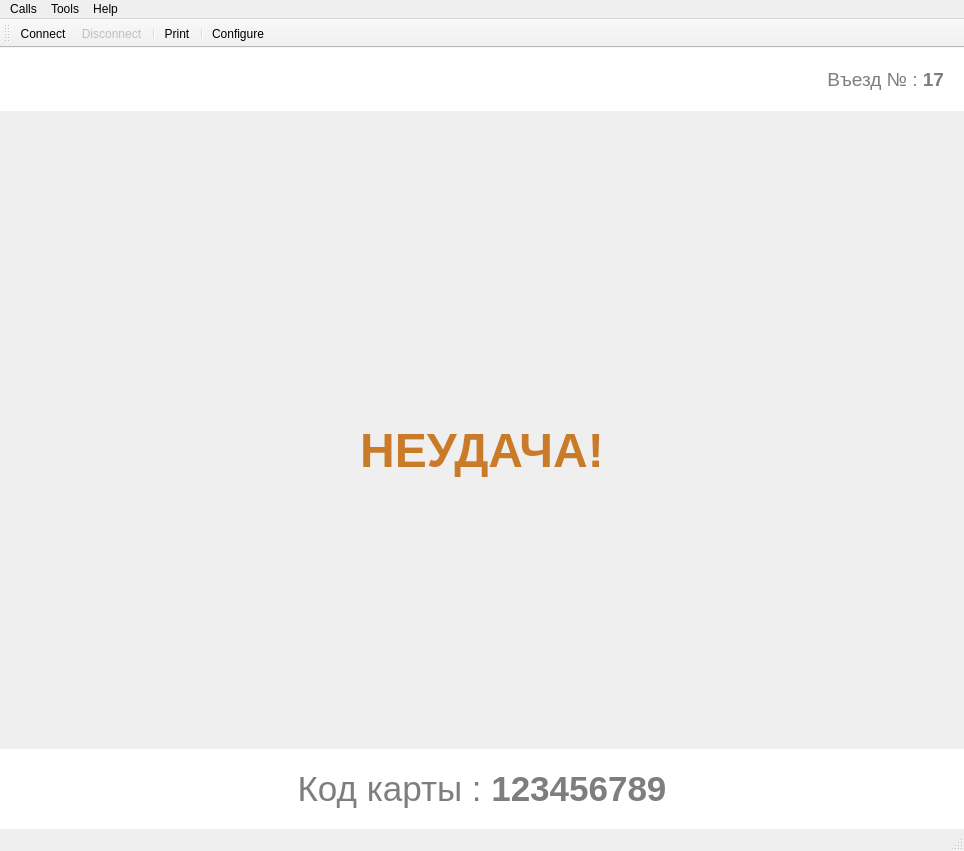
<?xml version="1.0" encoding="UTF-8"?>
<ui version="4.0">
 <class>MainWindow</class>
 <widget class="QMainWindow" name="MainWindow">
  <property name="geometry">
   <rect>
    <x>0</x>
    <y>0</y>
    <width>964</width>
    <height>851</height>
   </rect>
  </property>
  <property name="windowTitle">
   <string>ParkingAS</string>
  </property>
  <property name="windowIcon">
   <iconset resource="rpiclientresources.qrc">
    <normaloff>:/images/icons-home-parking.png</normaloff>:/images/icons-home-parking.png</iconset>
  </property>
  <property name="toolButtonStyle">
   <enum>Qt::ToolButtonTextBesideIcon</enum>
  </property>
  <property name="documentMode">
   <bool>false</bool>
  </property>
  <property name="tabShape">
   <enum>QTabWidget::Rounded</enum>
  </property>
  <property name="dockNestingEnabled">
   <bool>false</bool>
  </property>
  <property name="unifiedTitleAndToolBarOnMac">
   <bool>true</bool>
  </property>
  <widget class="QWidget" name="centralWidget">
   <layout class="QVBoxLayout" name="verticalLayout">
    <property name="spacing">
     <number>5</number>
    </property>
    <property name="leftMargin">
     <number>0</number>
    </property>
    <property name="topMargin">
     <number>0</number>
    </property>
    <property name="rightMargin">
     <number>0</number>
    </property>
    <property name="bottomMargin">
     <number>0</number>
    </property>
    <item>
     <widget class="QFrame" name="frame">
      <property name="styleSheet">
       <string notr="true">background-color: rgb(255, 255, 255);</string>
      </property>
      <property name="frameShape">
       <enum>QFrame::NoFrame</enum>
      </property>
      <property name="frameShadow">
       <enum>QFrame::Plain</enum>
      </property>
      <layout class="QHBoxLayout" name="horizontalLayout">
       <property name="spacing">
        <number>5</number>
       </property>
       <property name="leftMargin">
        <number>20</number>
       </property>
       <property name="topMargin">
        <number>20</number>
       </property>
       <property name="rightMargin">
        <number>20</number>
       </property>
       <property name="bottomMargin">
        <number>20</number>
       </property>
       <item>
        <widget class="QLabel" name="bareer_label">
         <property name="font">
          <font>
           <family>Segoe UI</family>
           <pointsize>16</pointsize>
          </font>
         </property>
         <property name="text">
          <string>&lt;html&gt;&lt;head/&gt;&lt;body&gt;&lt;p&gt;&lt;span style=&quot; font-size:14pt; color:#7e7e7e;&quot;&gt;Въезд № : &lt;/span&gt;&lt;span style=&quot; font-size:14pt; font-weight:600; color:#7e7e7e;&quot;&gt;17&lt;/span&gt;&lt;/p&gt;&lt;/body&gt;&lt;/html&gt;</string>
         </property>
         <property name="alignment">
          <set>Qt::AlignRight|Qt::AlignTrailing|Qt::AlignVCenter</set>
         </property>
        </widget>
       </item>
      </layout>
     </widget>
    </item>
    <item>
     <spacer name="verticalSpacer_2">
      <property name="orientation">
       <enum>Qt::Vertical</enum>
      </property>
      <property name="sizeHint" stdset="0">
       <size>
        <width>20</width>
        <height>40</height>
       </size>
      </property>
     </spacer>
    </item>
    <item>
     <widget class="QLabel" name="icon_label">
      <property name="font">
       <font>
        <family>Segoe UI</family>
       </font>
      </property>
      <property name="text">
       <string>&lt;html&gt;&lt;head/&gt;&lt;body&gt;&lt;p align=&quot;center&quot;&gt;&lt;img src=&quot;:/images/warning.png&quot;/&gt;&lt;br/&gt;&lt;/p&gt;&lt;p align=&quot;center&quot;&gt;&lt;span style=&quot; font-size:36pt; font-weight:600; color:#ca7b29;&quot;&gt;НЕУДАЧА!&lt;/span&gt;&lt;/p&gt;&lt;/body&gt;&lt;/html&gt;</string>
      </property>
     </widget>
    </item>
    <item>
     <spacer name="verticalSpacer">
      <property name="orientation">
       <enum>Qt::Vertical</enum>
      </property>
      <property name="sizeHint" stdset="0">
       <size>
        <width>20</width>
        <height>40</height>
       </size>
      </property>
     </spacer>
    </item>
    <item>
     <widget class="QFrame" name="frame_2">
      <property name="styleSheet">
       <string notr="true">background-color: rgb(255, 255, 255);</string>
      </property>
      <property name="frameShape">
       <enum>QFrame::NoFrame</enum>
      </property>
      <property name="frameShadow">
       <enum>QFrame::Plain</enum>
      </property>
      <layout class="QHBoxLayout" name="horizontalLayout_2">
       <property name="spacing">
        <number>5</number>
       </property>
       <property name="leftMargin">
        <number>20</number>
       </property>
       <property name="topMargin">
        <number>20</number>
       </property>
       <property name="rightMargin">
        <number>20</number>
       </property>
       <property name="bottomMargin">
        <number>20</number>
       </property>
       <item>
        <widget class="QLabel" name="info_label">
         <property name="font">
          <font>
           <family>Segoe UI</family>
           <pointsize>16</pointsize>
          </font>
         </property>
         <property name="text">
          <string>&lt;html&gt;&lt;head/&gt;&lt;body&gt;&lt;p&gt;&lt;span style=&quot; font-size:26pt; color:#7e7e7e;&quot;&gt;Код карты : &lt;/span&gt;&lt;span style=&quot; font-size:26pt; font-weight:600; color:#7e7e7e;&quot;&gt;123456789&lt;/span&gt;&lt;/p&gt;&lt;/body&gt;&lt;/html&gt;</string>
         </property>
         <property name="alignment">
          <set>Qt::AlignCenter</set>
         </property>
        </widget>
       </item>
      </layout>
     </widget>
    </item>
   </layout>
  </widget>
  <widget class="QMenuBar" name="menuBar">
   <property name="enabled">
    <bool>true</bool>
   </property>
   <property name="geometry">
    <rect>
     <x>0</x>
     <y>0</y>
     <width>964</width>
     <height>21</height>
    </rect>
   </property>
   <widget class="QMenu" name="menuCalls">
    <property name="title">
     <string>Calls</string>
    </property>
    <addaction name="actionConnect"/>
    <addaction name="actionDisconnect"/>
    <addaction name="separator"/>
    <addaction name="actionPrint"/>
    <addaction name="separator"/>
    <addaction name="actionQuit"/>
   </widget>
   <widget class="QMenu" name="menuTools">
    <property name="title">
     <string>Tools</string>
    </property>
    <addaction name="actionConfigure"/>
   </widget>
   <widget class="QMenu" name="menuHelp">
    <property name="title">
     <string>Help</string>
    </property>
    <addaction name="actionAbout"/>
   </widget>
   <addaction name="menuCalls"/>
   <addaction name="menuTools"/>
   <addaction name="menuHelp"/>
  </widget>
  <widget class="QStatusBar" name="statusBar"/>
  <widget class="QToolBar" name="mainToolBar">
   <property name="enabled">
    <bool>true</bool>
   </property>
   <attribute name="toolBarArea">
    <enum>TopToolBarArea</enum>
   </attribute>
   <attribute name="toolBarBreak">
    <bool>false</bool>
   </attribute>
   <addaction name="actionConnect"/>
   <addaction name="actionDisconnect"/>
   <addaction name="separator"/>
   <addaction name="actionPrint"/>
   <addaction name="separator"/>
   <addaction name="actionConfigure"/>
  </widget>
  <action name="actionConnect">
   <property name="icon">
    <iconset resource="rpiclientresources.qrc">
     <normaloff>:/images/connect.png</normaloff>:/images/connect.png</iconset>
   </property>
   <property name="text">
    <string>C&amp;onnect</string>
   </property>
   <property name="toolTip">
    <string>Connect to serial port</string>
   </property>
   <property name="shortcut">
    <string>Ctrl+O</string>
   </property>
  </action>
  <action name="actionDisconnect">
   <property name="enabled">
    <bool>false</bool>
   </property>
   <property name="icon">
    <iconset resource="rpiclientresources.qrc">
     <normaloff>:/images/disconnect.png</normaloff>:/images/disconnect.png</iconset>
   </property>
   <property name="text">
    <string>&amp;Disconnect</string>
   </property>
   <property name="toolTip">
    <string>Disconnect from serial port</string>
   </property>
   <property name="shortcut">
    <string>Ctrl+D</string>
   </property>
  </action>
  <action name="actionConfigure">
   <property name="icon">
    <iconset resource="rpiclientresources.qrc">
     <normaloff>:/images/settings.png</normaloff>:/images/settings.png</iconset>
   </property>
   <property name="text">
    <string>&amp;Configure</string>
   </property>
   <property name="toolTip">
    <string>Configure serial port</string>
   </property>
   <property name="shortcut">
    <string>Alt+C</string>
   </property>
  </action>
  <action name="actionQuit">
   <property name="icon">
    <iconset resource="rpiclientresources.qrc">
     <normaloff>:/images/application-exit.png</normaloff>:/images/application-exit.png</iconset>
   </property>
   <property name="text">
    <string>&amp;Quit</string>
   </property>
   <property name="shortcut">
    <string>Ctrl+Q</string>
   </property>
  </action>
  <action name="actionAbout">
   <property name="text">
    <string>&amp;About</string>
   </property>
  </action>
  <action name="actionPrint">
   <property name="icon">
    <iconset resource="rpiclientresources.qrc">
     <normaloff>:/images/Cheque.png</normaloff>:/images/Cheque.png</iconset>
   </property>
   <property name="text">
    <string>&amp;Print</string>
   </property>
   <property name="toolTip">
    <string>Prints cheque</string>
   </property>
  </action>
 </widget>
 <layoutdefault spacing="6" margin="11"/>
 <resources>
  <include location="rpiclientresources.qrc"/>
 </resources>
 <connections/>
</ui>
